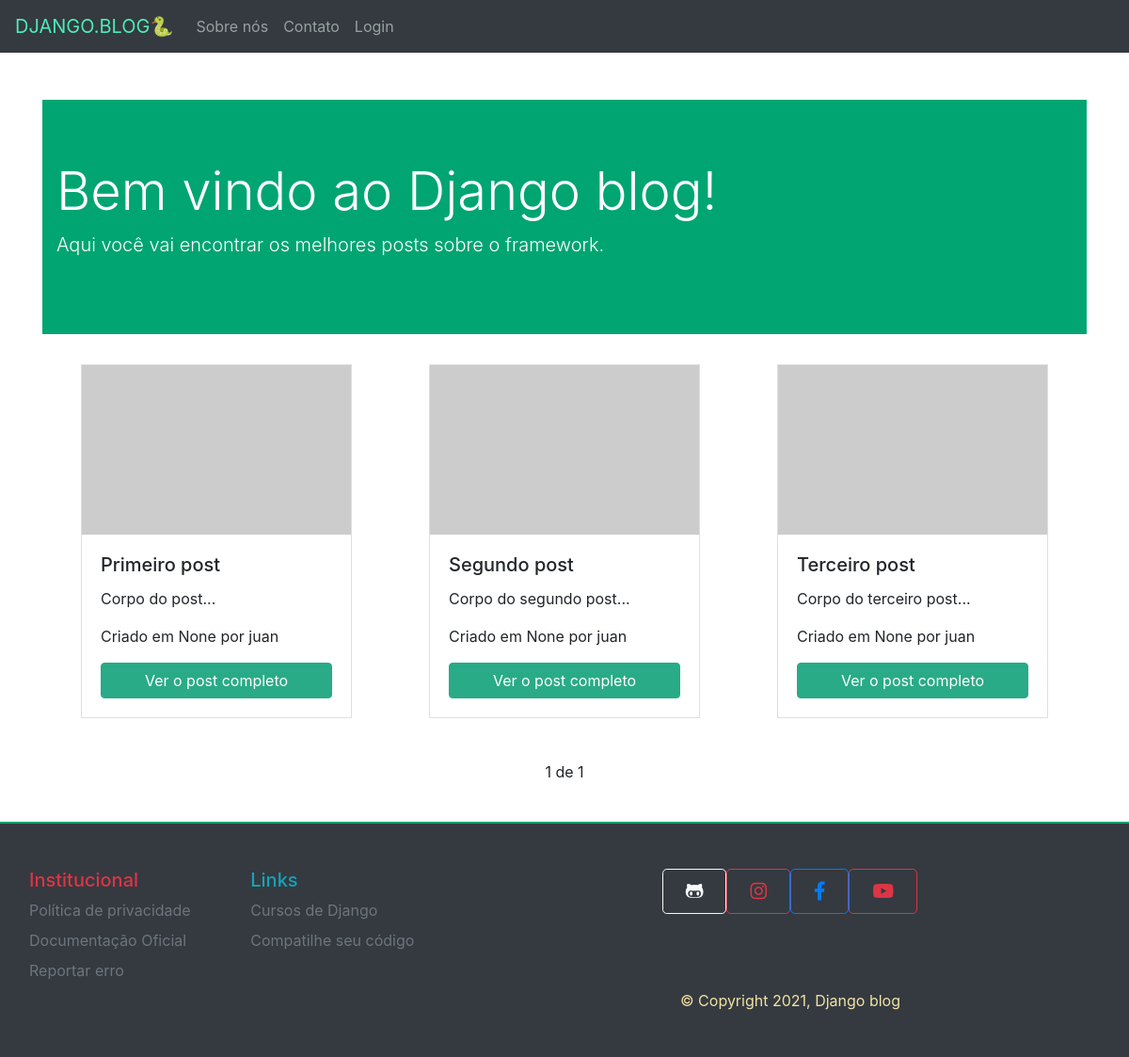
The page / on the database its author committed.
### blog/models.py (models this page shows, shortened)
class Post(models.Model):
    POST_STATUS = (
    ('active', 'Ativo'),
    ('draft', 'Rascunho')
    )
    title = models.CharField(max_length=200)
    body = models.TextField()
    author = models.ForeignKey(User, on_delete=models.CASCADE)
    created_at = models.DateTimeField(auto_now_add=True)
    updated_at = models.DateTimeField(auto_now=True)
    status = models.CharField(max_length=15, choices=POST_STATUS)

### blog/views.py (the view)
# urls.py: path('', post_list, name='post_list'),
def post_list(request):
    post_list = Post.objects.all().order_by('created_at')
    paginator = Paginator(post_list, 3)
    page = request.GET.get('page')
    posts = paginator.get_page(page)
    return render(request, 'blog/post_list.html', {'posts':posts})

### blog/templates/blog/post_list.html (shortened to what this page needs)
{% extends 'blog/base.html' %}
{% block content %}
<div class="container">
  <div class="jumbotron jumbotron-fluid">
    <div class="container">
      <h1 class="display-4">Bem vindo ao Django blog!</h1>
      <p class="lead">Aqui você vai encontrar os melhores posts sobre o framework.</p>
    </div>
  </div>
  <div class="row">
    {% for post in posts %}
    <div class="col">
      <div class="card" style="width: 18rem;">
        <img class="card-img-top" src="https://via.placeholder.com/286x180" alt="Card image cap">
        <div class="card-body">
          <h5 class="card-title">{{ post.title }}</h5>
                    <p class="card-text">{{ post.body|truncatechars:50 }}...</p>
                    <p>Criado em {{ post.created_at }} por {{ post.author }}</p>
          <a href="{% url 'post_detail' post.pk %}" class="btn btn-primary">Ver o post completo</a>
        </div>
      </div>
    </div>
    {% endfor %}
  </div>
  <div class="pagination">
    <span class="step-links">
      <span class="current">
        {{ posts.number }} de {{ posts.paginator.num_pages }}
      </span>
    </span>
  </div>
</div>
{% endblock %}

### blog/templates/blog/base.html (shortened to what this page needs)
{% load static %}
<!DOCTYPE html>
<html lang="en">
<head>
    <link rel="stylesheet" href="https://maxcdn.bootstrapcdn.com/bootstrap/4.0.0/css/bootstrap.min.css">
    <link rel="stylesheet" href="https://use.fontawesome.com/releases/v5.15.3/css/all.css">
    <link rel="stylesheet" href="{% static 'css/styles.css' %}">
</head>
<body>
<nav class="navbar navbar-expand-lg navbar-dark bg-dark static-top">
    <a class="navbar-brand" href="{% url 'post_list' %}">DJANGO.BLOG🐍</a>
    <div class="collapse navbar-collapse" id="navbarNav">
        <ul class="navbar-nav">
            <li class="nav-item">
                <a class="nav-link" href="{% url 'about' %}">Sobre nós</a>
            </li>
            <li class="nav-item">
                <a class="nav-link" href="{% url 'contact' %}">Contato</a>
            </li>
            {% if user.is_authenticated %}
                <li class="nav-item">
                    <a class="nav-link" href="{% url 'logout' %}">Sair</a>
                </li>
                {% else %}
                <li class="nav-item">
                    <a class="nav-link" href="{% url 'login' %}">Login</a>
                </li>
            {% endif %}
        </ul>
    </div>
</nav>
<div class="row">
{% block content %}
{% endblock %}
</div>
<footer class="navbar navbar-expand-lg navbar-dark bg-dark static-top">
    <div class="row">
        <div class="col-3">
            <h5 class="text-danger">Institucional</h5>
            <ul class="nav flex-column">
                <li class="nav-item mb-2"><a href="#" class="nav-link p-0 text-muted">Política de privacidade</a></li>
                <li class="nav-item mb-2"><a href="#" class="nav-link p-0 text-muted">Documentação Oficial</a></li>
                <li class="nav-item mb-2"><a href="#" class="nav-link p-0 text-muted">Reportar erro</a></li>
            </ul>
        </div>
        <div class="col-3">
            <h5 class="text-info">Links</h5>
            <ul class="nav flex-column">
                <li class="nav-item mb-2"><a href="#" class="nav-link p-0 text-muted">Cursos de Django</a></li>
                <li class="nav-item mb-2"><a href="#" class="nav-link p-0 text-muted">Compatilhe seu código</a></li>
            </ul>
        </div>
        <div class="col-1 offset-4">
            <div class="d-grid gap-2 d-sm-flex justify-content-sm-center">
                <button type="button" class="btn btn-outline-light btn-lg px-4 gap-3"><i class="fab fa-github-alt"></i></button>
                <button type="button" class="btn btn-outline-danger btn-lg px-4"><i class="fab fa-instagram"></i></button>
                <button type="button" class="btn btn-outline-primary btn-lg px-4"><i class="fab fa-facebook-f"></i></button>
                <button type="button" class="btn btn-outline-danger btn-lg px-4"><i class="fab fa-youtube"></i></button>
            </div>
        </div>
            <span class="copy">&copy; Copyright 2021, Django blog</span>
    </div>
</footer>
</body>
</html>

### blog/static/css/styles.css (style rules this page uses)
.row { margin-left: 0; margin-right: 0; }
.col { padding-left: 0; padding-right: 0; }
.navbar { background-color: #35ebb7; }
.navbar .navbar-brand { color: #4decb7; }
.navbar .navbar-nav { text-align: right; }
.navbar .nav-item .nav-link { color: #98a19f; transition: .5s; }
.card { margin: auto; border-radius: 0; }
.card-img-top { border-radius: 0; }
.card .btn-primary { background-color: #29AB87; border-color: #29AB87; }
.row .jumbotron { background-color: #00A572; color: #FFF; margin-top: 50px; }
.card .btn.btn-primary { margin: auto; display: block; }
.container .step-links { display: block; width: 200px; margin: 30px auto; height: 50px; position: relative; text-align: center; padding-top: 15px; }
body footer { height: 250px; border-top: 2px solid #00A572; background-color: #98a19f; }
footer .copy { width: 100%; text-align: right; color: #f3e2a2; }

### rows shown on the page
Post: title "Primeiro post", body "Corpo do post", created_at "None", author "juan"
Post: title "Segundo post", body "Corpo do segundo post", created_at "None", author "juan"
Post: title "Terceiro post", body "Corpo do terceiro post", created_at "None", author "juan"

### other values the page prints
{{ posts.number }} "1"
{{ posts.paginator.num_pages }} "1"
